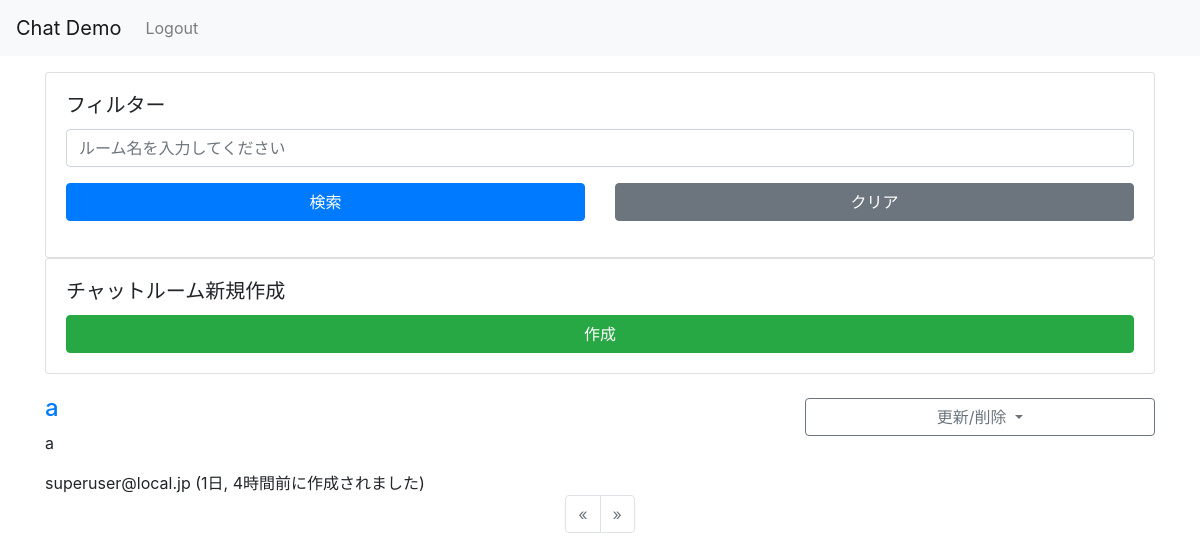
/chat/ (signed in), run on an earlier commit of the app's database.
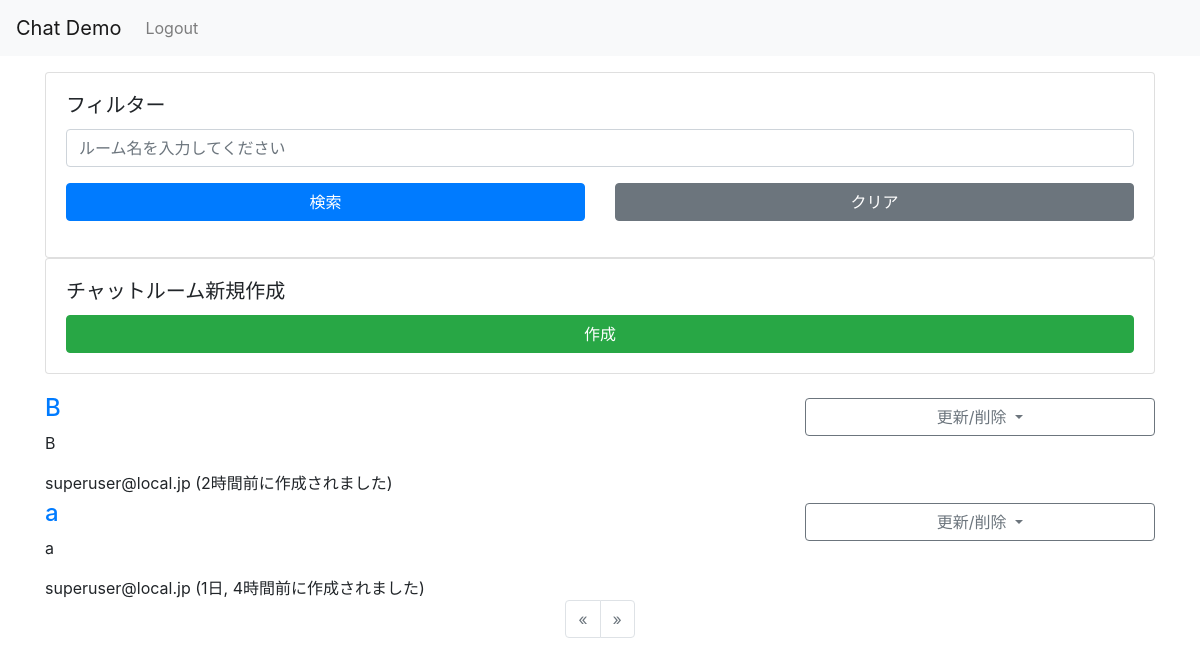
And on a later commit of the database.
### chat/models.py (models this page shows, shortened)
class Room(models.Model):
    host = models.ForeignKey(User, on_delete=models.CASCADE)
    name = models.CharField(gettext_lazy('ルーム名'), max_length=64)
    description = models.TextField(gettext_lazy('説明文'), max_length=128)
    participants = models.ManyToManyField(User, related_name='rooms', verbose_name=gettext_lazy('参加者'), blank=True)
    created_at = models.DateTimeField(gettext_lazy('Created time'), default=timezone.now)
    objects = RoomQueryset.as_manager()

### accounts/models.py (models this page shows)
class User(AbstractBaseUser, PermissionsMixin):
    screen_name = models.CharField(
        gettext_lazy('screen name'),
        max_length=128,
        default='',
        blank=True,
        help_text=gettext_lazy('Option. 128 characters or fewer.'),
    )
    email = models.EmailField(gettext_lazy('E-mail address'), unique=True)
    is_staff = models.BooleanField(
        gettext_lazy('staff status'),
        default=False,
        help_text=gettext_lazy('Designates whether the user can log into this admin site.'),
    )
    is_active = models.BooleanField(
        gettext_lazy('active'),
        default=True,
        help_text=gettext_lazy(
            'Designates whether this user should be treated as active. Unselect this instead of deleting accounts.'
        ),
    )
    date_joined = models.DateTimeField(gettext_lazy('date joined'), default=timezone.now)
    objects = CustomUserManager()
    USERNAME_FIELD = 'email'
    REQUIRED_FIELDS = []
    class Meta:
        verbose_name = gettext_lazy('user')
        verbose_name_plural = gettext_lazy('users')
    def __str__(self):
        return self.__unicode__()
    def __unicode__(self):
        return self.screen_name or self.email

### chat/views.py (the view)
# urls.py: path('', views.Index.as_view(), name='index'),
class Index(LoginRequiredMixin, ListView):
    model = models.Room
    template_name = 'chat/index.html'
    context_object_name = 'rooms'
    pagenate_by = 10
    def get_queryset(self):
        queryset = super().get_queryset()
        form = forms.SearchForm(self.request.GET or None)
        keywords = form.get_keywords()
        return queryset.filtering(user=self.request.user, keywords=keywords)
    def get_context_data(self, **kwargs):
        context = super().get_context_data(**kwargs)
        context['search_form'] = forms.SearchForm(self.request.GET or None)
        return context

### chat/forms.py
class SearchForm(forms.Form):
    keywords = forms.CharField(
        label=gettext_lazy('keywords (split space)'),
        required=False,
        widget=forms.TextInput(attrs={
            'placeholder': gettext_lazy('ルーム名を入力してください'),
            'class': 'form-control',
        }),
    )
    def get_keywords(self):
        init_keywords = ''
        keywords = init_keywords
        if self.is_valid():
            keywords = self.cleaned_data.get('keywords', init_keywords)
        return keywords

### chat/models.py (called while the page is built)
    def _related_user(self, user=None):
        try:
            queryset = self.filter(models.Q(host=user) | models.Q(participants__in=[user.pk]))
        except:
            queryset = self
        return queryset

    def filtering(self, user=None, keywords='', order='-created_at'):
        words = keywords.split()
        queryset = self._related_user(user=user)
        if words:
            condition = reduce(operator.or_, (models.Q(name__icontains=word) for word in words))
            queryset = queryset.filter(condition)
        return queryset.order_by(order).distinct()

### templates/chat/index.html (shortened to what this page needs)
{% extends 'base.html' %}
{% load humanize %}
{% block content %}
<div class="row justify-content-center">
    <div class="col-12">
        <div class="card">
            <div class="card-body">
                <h5 class="card-title">フィルター</h5>
                <form action="", method="GET">
                    <div class="form-group row">
                        <div class="col-12">
                            {{ search_form.keywords }}
                        </div>
                    </div>
                    <div class="form-group row">
                        <div class="col-12 col-sm-12 col-md-12 col-lg-6 col-xl-6">
                            <button type="submit" class="btn btn-primary btn-block">検索</button>
                        </div>
                        <div class="col-12 col-sm-12 col-md-12 col-lg-6 col-xl-6">
                            <a href="{% url 'chat:index' %}" class="btn btn-secondary btn-block">クリア</a>
                        </div>
                    </div>
                </form>
            </div>
        </div>
    </div>
</div>
<div class="row justify-content-center">
    <div class="col-12">
        <div class="card">
            <div class="card-body">
                <h5 class="card-title">チャットルーム新規作成</h5>
                <div class="row">
                    <div class="col-12">
                        <a href="{% url 'chat:create_room' %}" class="btn btn-success btn-block">作成</a>
                    </div>
                </div>
            </div>
        </div>
    </div>
</div>
<div class="row justify-content-center mt-3">
    <div class="col-12">
        <section>
        {% for room in rooms %}
            <article>
                <div class="row">
                    <div class="col-8">
                        <h4 class="h4 mt-1"><a href="{% url 'chat:enter_room' room.pk %}">{{ room.name }}</a></h4>
                        <p>{{ room.description }}</p>
                        <div>
                            <span>{{ room.host|stringformat:"s" }}</span>
                            <time datetime="{{ room.created_at|date:'Y-m-d' }}">({{ room.created_at|naturaltime }}に作成されました)</time>
                        </div>
                    </div>
                    <div class="col-4">
                    {% if room.host.pk == user.pk %}
                        <div class="dropdown mt-2">
                            <a class="btn btn-outline-secondary btn-block dropdown-toggle" href="#" role="button"
                                id="dropdownMenuLink{{ forloop.counter }}" data-toggle="dropdown" aria-haspopup="true" aria-expanded="false">
                                更新/削除
                            </a>
                        </div>
                    {% endif %}
                    </div>
                </div>
            </article>
        {% empty %}
            <article>
                <p>No rooms exists.</p>
            </article>
        {% endfor %}
        </section>
    </div>
</div>
{% if rooms %}
<div class="row justify-content-center">
    <div class="col-12">
{% include "pagination.html" %}
    </div>
</div>
{% endif %}
{% endblock %}

### templates/base.html (shortened to what this page needs)
<!doctype html>
<html lang="ja">
{% load static %}
<head>
    <link rel="stylesheet" href="https://cdn.jsdelivr.net/npm/bootstrap@4.6.0/dist/css/bootstrap.min.css"
>
    <link rel="stylesheet" href="https://cdn.jsdelivr.net/gh/gitbrent/bootstrap4-toggle@3.6.1/css/bootstrap4-toggle.min.css">
</head>
<body>
    <nav class="navbar navbar-expand-lg navbar-light bg-light">
        <a class="navbar-brand" href="{% url 'accounts:index' %}">Chat Demo</a>
        <div class="collapse navbar-collapse" id="navbarSupportedContent">
            <ul class="navbar-nav mr-auto">
            {% if user.is_authenticated %}
                <li>
                    <a class="nav-item nav-link" href="{% url 'accounts:logout' %}">
                        Logout
                    </a>
                </li>
            {% else %}
                <li class="nav-item">
                    <a class="nav-item nav-link" href="{% url 'accounts:login' %}">
                        Login
                    </a>
                </li>
            {% endif %}
            </ul>
        </div>
    </nav>
    <div class="container mt-3">
        {% block content %}{% endblock %}
    </div>
</body>
</html>

### templates/pagination.html (shortened to what this page needs)
{% load pagination %}
<nav aria-label="Page navigation">
    <ul class="pagination justify-content-center">
        {% if page_obj.has_previous %}
        <li class="page-item">
            <a class="page-link" href="?{%  url_replace request 'page' page_obj.previous_page_number %}" aria-label="Previous">
                <span aria-hidden="true">&laquo;</span>
            </a>
        </li>
        {% else %}
        <li class="page-item disabled">
            <a class="page-link" href="#" tabindex="-1" aria-label="Previous">
                <span aria-hidden="true">&laquo;</span>
            </a>
        </li>
        {% endif %}
        {% if page_obj.has_next %}
        <li class="page-item">
            <a class="page-link" href="?{%  url_replace request 'page' page_obj.next_page_number %}" aria-label="Next">
                <span aria-hidden="true">&raquo;</span>
            </a>
        </li>
        {% else %}
        <li class="page-item disabled">
            <a class="page-link" href="#" tabindex="-1" aria-label="Next">
                <span aria-hidden="true">&raquo;</span>
            </a>
        </li>
        {% endif %}
    </ul>
</nav>

What changed in the data, as far as the page shows it:
added Room: name "B", description "B", host "superuser@local.jp", created_at "2時間前"
